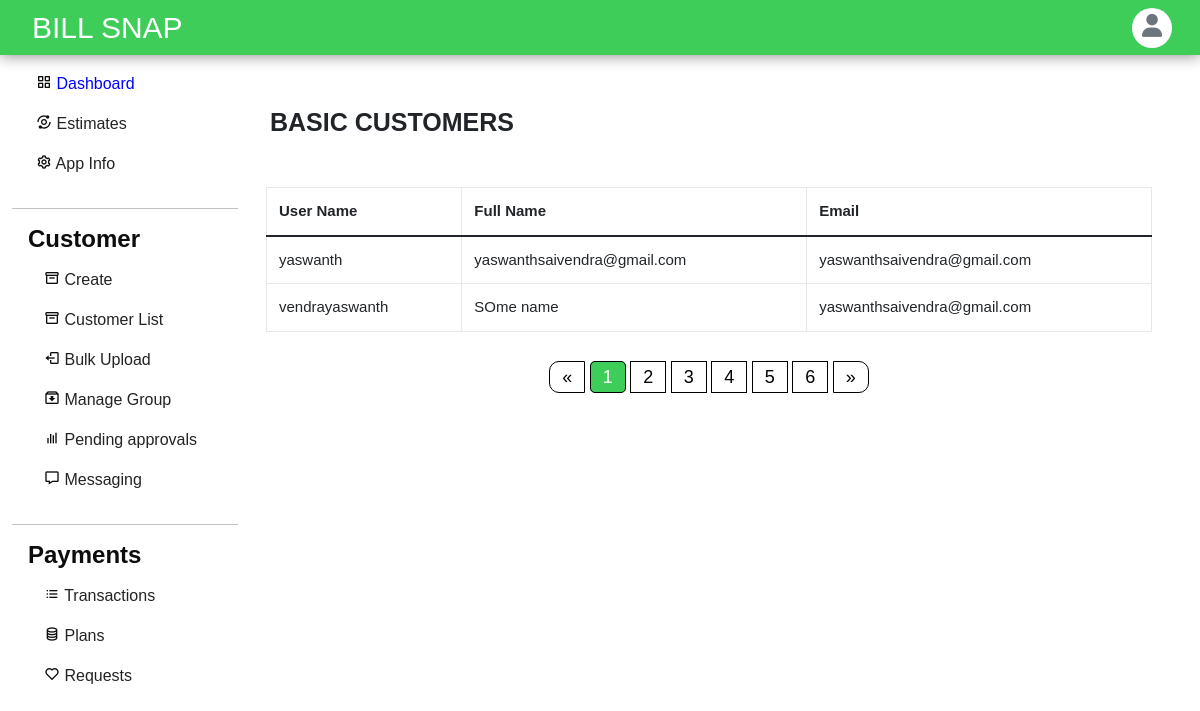
The page /groups/plangroup/lj1vhEwFHK/lj1vhEwFHK (signed in) on the database its author committed.
### plans/models.py (models this page shows, shortened)
class Plan(models.Model):
    slug = models.CharField(max_length=20, default=generate_code, editable=False)
    app = models.ForeignKey(applists, on_delete=models.CASCADE)
    title = models.CharField(max_length=200)
    price = models.IntegerField(default=0)
    description = models.TextField(max_length=800)
    duration = models.IntegerField(default=30, choices=[
            (30, '1 Month'),
            (180, '6 Months'),
            (364, '1 Year')
        ],
    )
    default_for_customer = models.BooleanField(default=False)

### accounts/models.py (models this page shows, shortened)
class Profile(models.Model):
    user = models.OneToOneField(User, on_delete=models.CASCADE, related_name='profile')
    apps=models.ManyToManyField(applists,related_name='apps')
    status = models.CharField(choices=status_choices, max_length=20, default='c')
    full_name = models.CharField(max_length=100, blank=True, null=True)
    utility_name = models.CharField(max_length=200, null=True, blank=True)
    utility_short_name= models.CharField(max_length=50, null=True, blank=True)
    utility_state= models.CharField(max_length=50, null=True, blank=True)
    utility_district= models.CharField(max_length=50, null=True, blank=True)
    utility_country= models.CharField(max_length=50, null=True, blank=True)
    utility_postalcode= models.CharField(max_length=20, null=True, blank=True)
    utility_address=models.TextField(max_length=200, null=True, blank=True)
    contact_person= models.CharField(max_length=200, null=True, blank=True)
    contact_email = models.EmailField(max_length=50, null=True, blank=True)
    contact_phnum = models.CharField(max_length=15, null=True, blank=True)
    contact_mobile= models.CharField(max_length=15, null=True, blank=True)
    contact_designation= models.CharField(max_length=100, null=True, blank=True)
    contact_landline= models.CharField(max_length=20, null=True, blank=True)
    emergency_person=models.CharField(max_length=200, null=True, blank=True)
    emergency_altperson=models.CharField(max_length=200, null=True, blank=True)
    emergency_mobile=models.CharField(max_length=200, null=True, blank=True)
    emergency_altmobile=models.CharField(max_length=200, null=True, blank=True)
    emergency_officeaddress=models.TextField(max_length=200,null=True,blank=True)
    emergency_altofficeaddress=models.TextField(max_length=200,null=True,blank=True)
    info_created_at = models.DateTimeField(auto_now_add=True)
    info_updated_at = models.DateTimeField(auto_now=True)
    se_coins= models.IntegerField(null=True, default=999, blank=True)
    slug = models.SlugField(max_length=200, editable=False, null=True, blank=True)
    admin=models.BooleanField(default=False)
    plans = models.ManyToManyField(Plan)
    plan_active = models.BooleanField(default=False)
    paid = models.BooleanField(default=False)

### groups/views.py (the view)
# urls.py: path('plangroup/<str:slug>/<str:plangroupslug>', show_plan_group, name='plangroup'),
def show_plan_group(request, slug, plangroupslug):
    if request.user.is_superuser:
        if request.method == 'GET':
            plan = Plan.objects.filter(slug=plangroupslug).first()
            users = Profile.objects.filter(plans=plan)
            payload = {
                'plan': plan,
                'users': users,
                'slug' : slug
            }
            return render(request, 'groups-panel/plangroup.html', payload)

### templates/groups-panel/plangroup.html (shortened to what this page needs)
{% load crispy_forms_tags %}
{% load static %}
<!DOCTYPE html>
<html lang="en">
<head>
    <link href="https://cdn.jsdelivr.net/npm/bootstrap@5.1.3/dist/css/bootstrap.min.css" rel="stylesheet"
 />
    <link href='https://unpkg.com/boxicons@2.0.7/css/boxicons.min.css' rel='stylesheet'>
    <link rel="stylesheet" href="https://cdnjs.cloudflare.com/ajax/libs/font-awesome/6.1.1/css/all.min.css" />
    <link rel="stylesheet" href="{% static 'assets/styles.css'%}">
</head>
<body>
    {% include "dashnav.html" %}
    <div class="main mx-auto">
        <div class="row bulkuploadcontent">
            {% include "dashsidebar.html" %}
            <div class="col-md-7  flex-md-fill m-3">
                <div class="col right create-customer ps-0 pe-4 me-2" id="">
                    <h2 class="ps-1 pt-3 text-uppercase" id="pspt">{{plan.title}} CUSTOMERS</h2><br>
                    <div class="table-responsive my-3">
                        <table class="table table-bordered" id='table_filter'>
                            <thead>
                                <tr>
                                    <th>User Name</th>
                                    <th>Full Name</th>
                                    <th>Email</th>
                                </tr>
                            </thead>
                            <tbody>
                                {% for user in users %}
                                <tr>
                                    <td>{{ user.user.username}}</td>
                                    <td>{{ user.full_name}}</td>
                                    <td>{{ user.contact_email}}</td>
                                </tr>
                                {%endfor%}
                            </tbody>
                        </table>
                    </div>
                    <div class="demo1">
                        <div class="demo">
                            <a href="#">&laquo;</a>
                            <a href="#" class="active">1</a>
                            <a href="#">2</a>
                            <a href="#">3</a>
                            <a href="#">4</a>
                            <a href="#">5</a>
                            <a href="#">6</a>
                            <a href="#">&raquo;</a>
                        </div>
                    </div>
                </div>
            </div>
        </div>
    </div>
</body>
</html>

### static/assets/styles.css (style rules this page uses)
body { background: white; }
html, body { height: 100%; }
body { background: #e5e5e566; }
.main { padding-top: 55px; width: 100%; height: 100%; justify-content: flex-start; max-height: 100vh; }
.right { padding-left: 1rem; padding-right: 1rem; min-height: calc(100vh - 60px); overflow-x: hidden; }
div > a { text-decoration: none; color: rgb(36, 35, 35); }
@media (min-width: 767px) { .main { top: 55px; } }
#pspt { font-size: 25px; }
* { box-sizing: border-box; }
#table_filter { border-collapse: collapse; width: 100%; border: 1px solid #ddd; font-family: "Gill Sans", "Gill Sans MT", Calibri, "Trebuchet MS", sans-serif; font-size: 15px; }
#table_filter th, #table_filter td { text-align: left; padding: 12px; }
#table_filter tr { border-bottom: 1px solid #ddd; }
.demo { display: inline-block; }
.demo1 { text-align: center; }
.demo a { color: black; padding: 5px 12px; text-decoration: none; transition: background-color 2s; border: 1px solid black; font-size: 18px; }
.demo a.active { background-color: #3dcd58; color: white; border-radius: 5px; }
.demo a:first-child { border-top-left-radius: 10px; border-bottom-left-radius: 10px; }
.demo a:last-child { border-top-right-radius: 10px; border-bottom-right-radius: 10px; }
.right { padding-left: 1rem; padding-right: 1rem; min-height: calc(100vh - 100px); overflow-x: hidden; }
body { font-family: Arial, Helvetica, sans-serif; }
body { margin-top: 20px; background: #f5f5f5; }
h1, h2, h3, h4, h5, h6 { margin: 0 0 10px; font-weight: 600; }
a { color: #707070; }
body { margin-top: 20px; }
.table-bordered th, .table-bordered td { border: 1px solid #e7e7e7; }
body { margin-top: 20px; background: white; }
body { overflow-x: hidden; }

### templates/groups-panel/plangroup.html (style rules this page uses)
.row { display: flex; align-items: center; justify-content: center; margin-bottom: 20px !important; }

### rows shown on the page
Plan: title "BASIC"
Profile: user.username "yaswanth", full_name "yaswanthsaivendra@gmail.com", contact_email "yaswanthsaivendra@gmail.com"
Profile: user.username "vendrayaswanth", full_name "SOme name", contact_email "yaswanthsaivendra@gmail.com"
